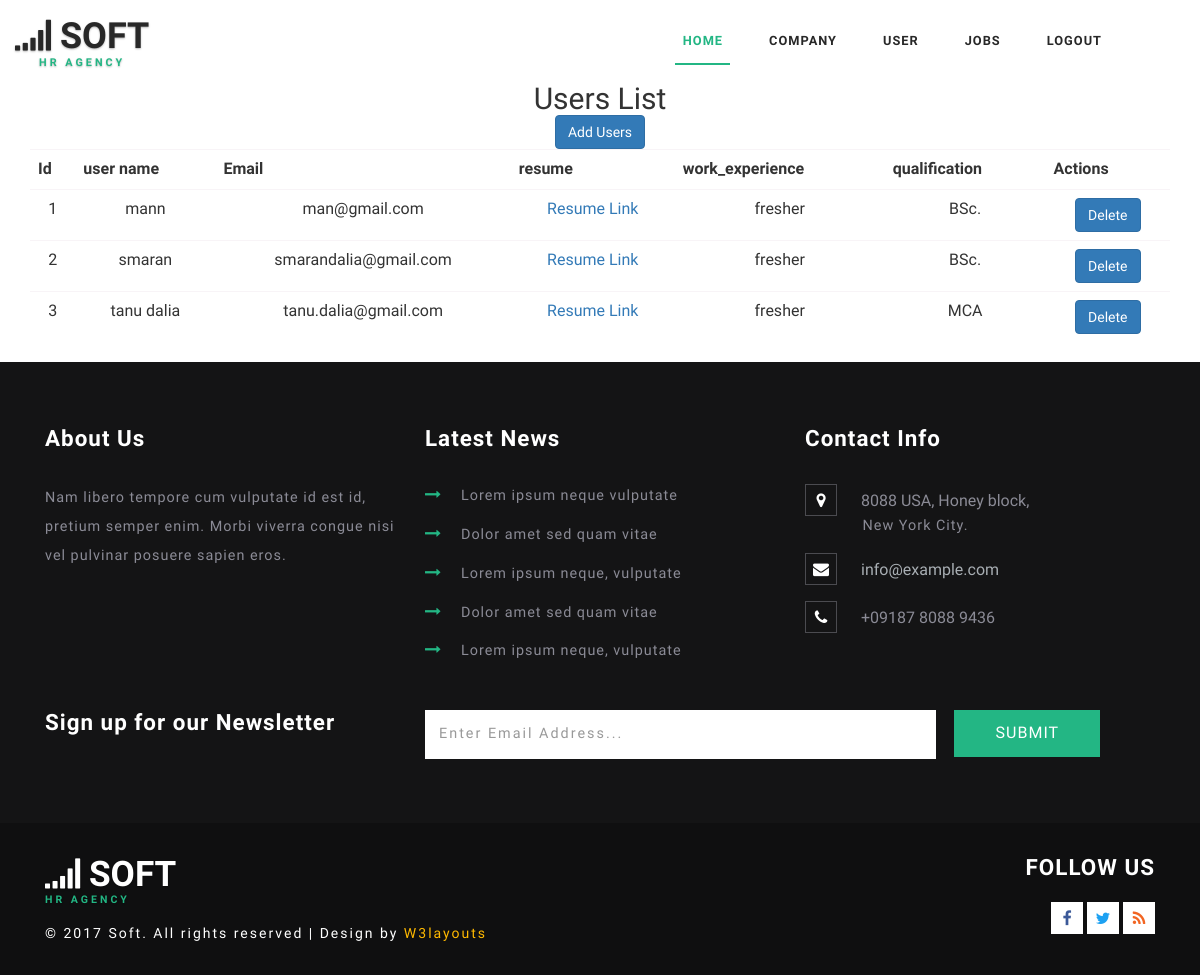
The app's page /all_user (signed in), older data.
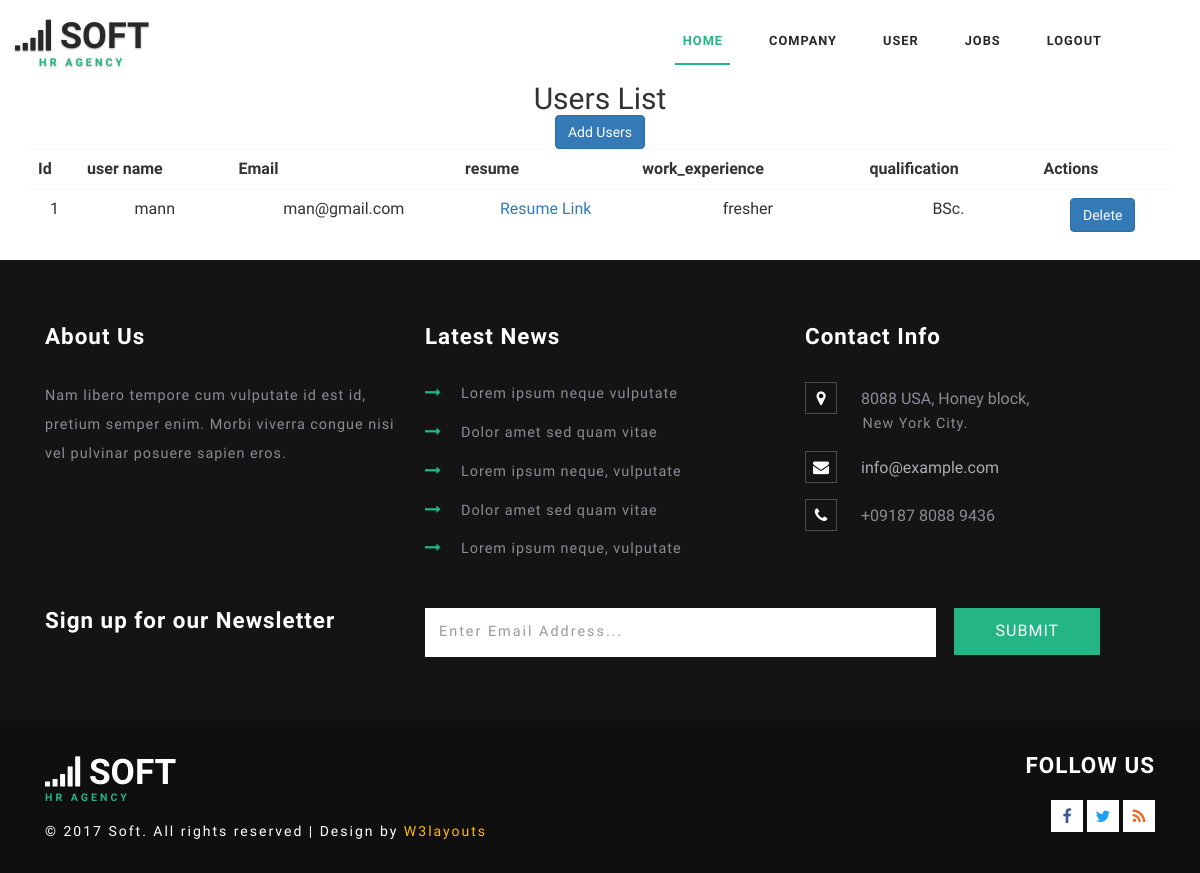
The same page, newer data.
### temp/models.py (models this page shows)
class user_profile(models.Model):
    user_id = models.OneToOneField(user, on_delete=models.CASCADE)
    resume = models.FileField(upload_to="files/")
    work_experience = models.CharField(max_length=200, default='')
    qualification = models.CharField(max_length=200, default='')

class user(AbstractUser):
    pass

### temp/views.py (the view)
# urls.py: path('all_user',views.all_user,name="all_user"),
@login_required(login_url = '/login')
def all_user(request):
    stu = user_profile.objects.all()
    print(stu)
    return render(request, "temp/all_user.html", {"user": stu})

### temp/templates/temp/all_user.html
{% extends 'temp/admin_layout.html' %}
{% block body %}
<div class="container p-4 text-center">
    <h2>Users List</h2><a href = "{% url 'add_user' %}" type="button" align="right" class="btn btn-primary">Add Users</a>
    <table class="table mt-3">
        <tr>
            <th>Id</th>
            <th>user name</th>
            <th>Email</th>
            <th>resume</th>
            <th>work_experience</th>
            <th>qualification</th>
            <th>Actions</th>
        </tr>
        {% for i in user %}
            <tr>
                <td>{{i.id}}</td>
                <td>{{i.user_id.username}}</td>
                <td>{{i.user_id.email}}</td>
                <td><a href="{{i.resume.url}}" target="_blank">Resume Link</a></td>
                <td>{{i.work_experience}}</td>
                <td>{{i.qualification}}</td>
                <td>
                    <a href ="{% url 'delete_user' i.id %}" class= 'btn btn-primary'>Delete</a>
                </td>
            </tr>
        {% endfor %}
     </table>
</div>
{% endblock %}

Row changes from the older to the newer data that the page shows:
removed user_profile: id "2", user_id.username "smaran", user_id.email "smarandalia@gmail.com", work_experience "fresher", qualification "BSc."
removed user_profile: id "3", user_id.username "tanu dalia", user_id.email "tanu.dalia@gmail.com", work_experience "fresher", qualification "MCA"
